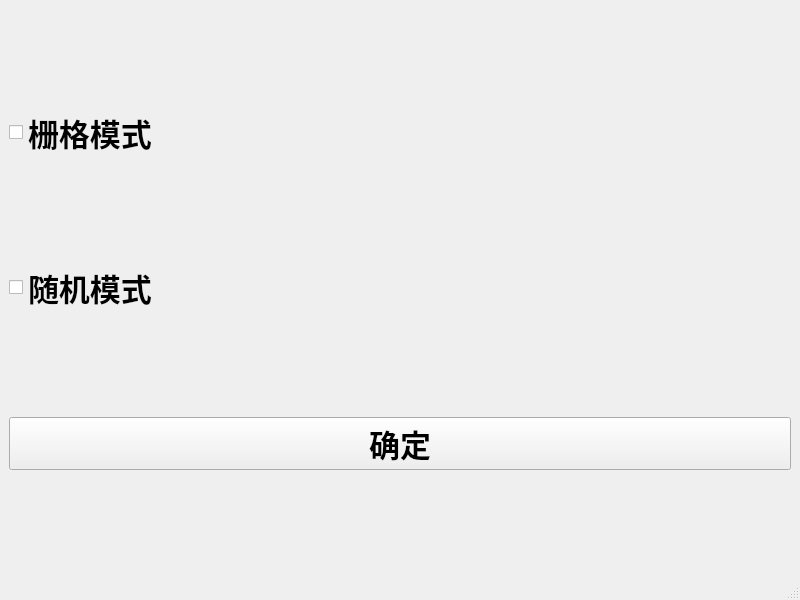
<?xml version="1.0" encoding="UTF-8"?>
<ui version="4.0">
 <class>MainWindow</class>
 <widget class="QMainWindow" name="MainWindow">
  <property name="geometry">
   <rect>
    <x>0</x>
    <y>0</y>
    <width>800</width>
    <height>600</height>
   </rect>
  </property>
  <property name="windowTitle">
   <string>MainWindow</string>
  </property>
  <widget class="QWidget" name="centralwidget">
   <layout class="QVBoxLayout" name="verticalLayout">
    <item>
     <widget class="QCheckBox" name="checkBox">
      <property name="font">
       <font>
        <pointsize>23</pointsize>
        <weight>75</weight>
        <bold>true</bold>
       </font>
      </property>
      <property name="text">
       <string>栅格模式</string>
      </property>
     </widget>
    </item>
    <item>
     <widget class="QCheckBox" name="checkBox_2">
      <property name="font">
       <font>
        <pointsize>23</pointsize>
        <weight>75</weight>
        <bold>true</bold>
       </font>
      </property>
      <property name="text">
       <string>随机模式</string>
      </property>
     </widget>
    </item>
    <item>
     <widget class="QPushButton" name="pushButton">
      <property name="font">
       <font>
        <pointsize>23</pointsize>
        <weight>75</weight>
        <bold>true</bold>
       </font>
      </property>
      <property name="text">
       <string>确定</string>
      </property>
     </widget>
    </item>
   </layout>
  </widget>
  <widget class="QMenuBar" name="menubar">
   <property name="geometry">
    <rect>
     <x>0</x>
     <y>0</y>
     <width>800</width>
     <height>23</height>
    </rect>
   </property>
  </widget>
  <widget class="QStatusBar" name="statusbar"/>
 </widget>
 <resources/>
 <connections/>
</ui>
